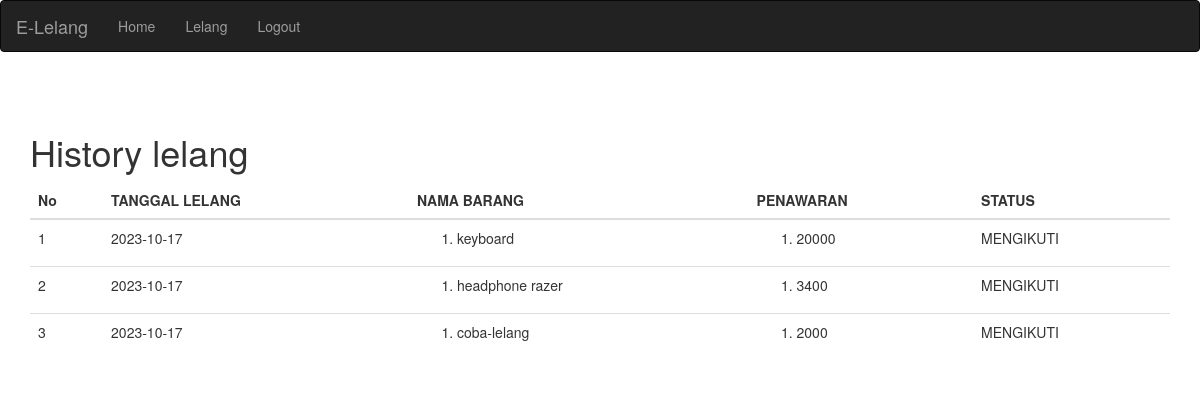
The app's page /live.php (signed in) with its own data.
### tables this page shows
CREATE TABLE `tb_lelang` (
  `id_lelang` int(11) NOT NULL,
  `id_barang` int(11) NOT NULL,
  `tgl_lelang` date NOT NULL,
  `harga_akhir` int(20) NOT NULL,
  `id_user` int(11) NOT NULL,
  `id_petugas` int(11) NOT NULL,
  `status` enum('dibuka','ditutup') NOT NULL
);

CREATE TABLE `history_lelang` (
  `id_history` int(11) NOT NULL,
  `id_lelang` int(11) NOT NULL,
  `id_barang` int(11) NOT NULL,
  `id_user` int(11) NOT NULL,
  `penawaran_harga` int(20) NOT NULL,
  `status` enum('dibuka','ditutup') NOT NULL
);

CREATE TABLE `tb_barang` (
  `id_barang` int(11) NOT NULL,
  `nama_barang` varchar(255) NOT NULL,
  `harga_awal` varchar(255) NOT NULL,
  `harga_akhir` varchar(255) NOT NULL,
  `deskripsi` varchar(255) NOT NULL,
  `tanggal_awal` int(20) NOT NULL,
  `tanggal_akhir` int(20) NOT NULL,
  `foto` varchar(255) NOT NULL,
  `status` enum('dibuka','ditutup') NOT NULL,
  `bid` int(20) NOT NULL
);

### live.php (the view, shortened to what this page needs)
<!DOCTYPE html>
<html lang="en">
<head>
</head>
<body>
    <?php
        include "nav.php";
    ?>
    <br></br>
    <div class="container">
        <div class="card">
            <div class="card-header">
                <h1>History lelang</h1>
            </div>
            <div class="card-body">
            <table class="table">
                <thead>
                    <tr>
                    <th scope="col">No</th>
                    <th scope="col">TANGGAL LELANG</th>
                    <th scope="col">NAMA BARANG</th>
                    <th scope="col">PENAWARAN</th>
                    <th scope="col">STATUS</th>
                    </tr>
                </thead>
                <tbody>
                    <?php
                    include "koneksi.php";
                    $query_lelang = mysqli_query($conn, "SELECT * FROM tb_lelang  ORDER BY id_lelang DESC");
                    $no=0;
                    while($data_lelang=mysqli_fetch_array($query_lelang)){
                        $no++;
                    ?>
                    <tr>
                        <td><?=$no?></td>
                        <td><?=$data_lelang['tgl_lelang']?></td>
                        <td>
                            <ol>
                            <?php
                            $query_history = mysqli_query($conn, "SELECT * FROM history_lelang d
                                            JOIN tb_barang b ON b.id_barang = d.id_barang WHERE
                                            id_lelang = '".$data_lelang['id_lelang']."'");
                            while($data_history = mysqli_fetch_array($query_history)){
                                echo "<li>".$data_history['nama_barang']."</li>";
                            }
                            ?>
                            </ol>
                        </td>
                        <td>
                            <ol>
                            <?php
                            $query_history = mysqli_query($conn, "SELECT * FROM history_lelang d
                                            JOIN tb_barang b ON b.id_barang = d.id_barang WHERE
                                            id_lelang = '".$data_lelang['id_lelang']."'");
                            while($data_history = mysqli_fetch_array($query_history)){
                                echo "<li>".$data_history['penawaran_harga']."</li>";
                            }
                            ?>
                            </ol>
                        </td>
                        <?php
                        $query_history = mysqli_query($conn, "SELECT * FROM history_lelang d
                                            JOIN tb_barang b ON b.id_barang = d.id_barang WHERE
                                            id_lelang = '".$data_lelang['id_lelang']."'");
                            $data_history = mysqli_fetch_array($query_history);
                        ?>
                        <?php
                    if ($data_history ['status'] == "dibuka"):
                        ?>
                                <td>MENGIKUTI</td>
                    <?php endif; ?>
                    </tr>
                    <?php } ?>
                </tbody>
            </table>
            </div>
        </div>
    </div>
</body>
</html>

### records on screen
tb_lelang: tgl_lelang "2023-10-17"
history_lelang: id_barang.nama_barang "keyboard", penawaran_harga "20000"
tb_lelang: tgl_lelang "2023-10-17"
history_lelang: id_barang.nama_barang "headphone razer", penawaran_harga "3400"
tb_lelang: tgl_lelang "2023-10-17"
history_lelang: id_barang.nama_barang "coba-lelang", penawaran_harga "2000"
